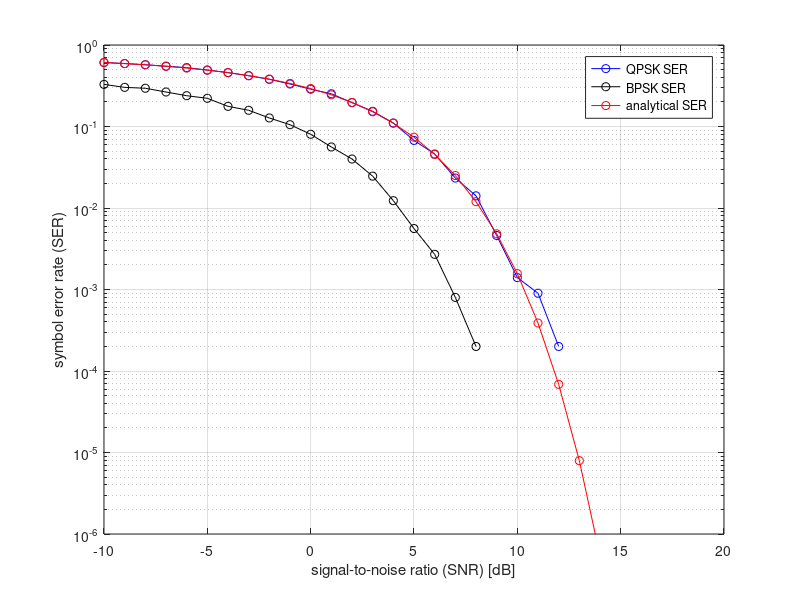

Write MATLAB code to recreate this figure.
%% ECE 5680 - Wireless Communication
%% HW2: Ques 3
%% Author: Arjun Jauhari
%% Email/Netid: aj526
%% Date: 09/24/2015
%% Monte-Carlo simulation for estimating SER(Symbol Error rate) of QPSK and BPSK in AWGN complex(I/Q) noise

function SER = HW2_Q3()
SNR_db = -10:20;  % Sweeping over SNR of -10dB to 20dB
SNR = 10.^(SNR_db/10);
sd_qpsk = sqrt(2./SNR);   % Standard Deviation
sd_bpsk = sqrt(1./SNR);   % Standard Deviation

% Number of Monte carlo iteration
T = 10000;

%% STEP 1 OF MONTE CARLO SIMULATION
%% Generating transmit data
S_qpsk = [1+1i 1-1i -1+1i -1-1i];    %%QPSK
x_qpsk = S_qpsk(randi([1 4], 1, T));
x_bpsk = sign(randn(1,T));

noise = zeros(1,T);
x_hat = zeros(1,T);
SER = zeros(2,length(SNR_db));
y(length(SNR_db),T) = 0;
for m=1:2
    if m == 1
        x = x_qpsk;
        sd = sd_qpsk;
    else
        x = x_bpsk;
        sd = sd_bpsk;
    end
for k = 1:length(sd)
  %%STEP 2 OF M-C SIMULATION
  % Generating RANDOM NOISE WITH MEAN 0 AND VARIANCE VAR == sd^2
  noise = (1/sqrt(2))*sd(1,k)*randn(1,T) + 1i*(1/sqrt(2))*sd(1,k)*randn(1,T);

  %%STEP 3 OF M-C SIMULATION
  %% RECEIVED SIGNAL ACCORDING TO RELATION y = x + n
  y = x + noise;

  %% STEP 4 OF M-C SIMULATION
  %% Using the detector threshold to do detection and get x_hat
  if m == 1
      x_hat = sign(real(y)) + 1i*sign(imag(y));
  else
      x_hat = sign(real(y));
  end

  %% STEP 5 OF M-C SIMULATION
  %% Evaluate I and calculate SER
  SER(m,k) = mean(x_hat~=x);

end
end

%figure(1)
%plot(abs(y(1,:)))
%plot(real(y(30,:)),imag(y(30,:)),'o')
%%PLOTTING
figure(1)
semilogy(SNR_db,SER(1,:),'bo-',SNR_db,SER(2,:),'ko-')
grid on
axis([-10 20 1e-6 1])
xlabel('signal-to-noise ratio (SNR) [dB]')
ylabel('symbol error rate (SER)')
%legend('QPSK SER', 'BPSK SER')

hold on

%%calculation SER from analytical equation
%SER_calc = 0.5*erfc(sqrt(SNR./2));
%SER_calc = erfc(sqrt(SNR./2));
SER_calc = 2*qfunc(sqrt(SNR)) - qfunc(sqrt(SNR)).^2;
semilogy(SNR_db,SER_calc,'ro-')
legend('QPSK SER', 'BPSK SER', 'analytical SER')
